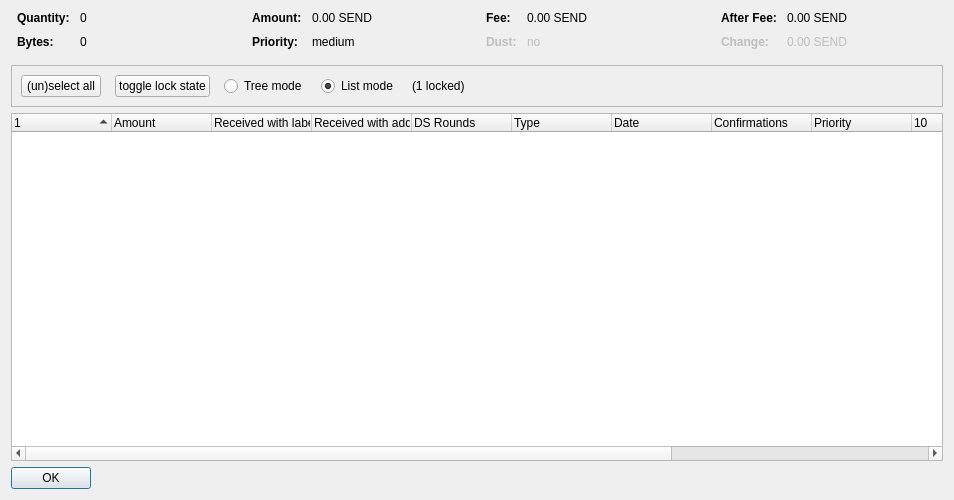
<?xml version="1.0" encoding="UTF-8"?>
<ui version="4.0">
 <class>CoinControlDialog</class>
 <widget class="QDialog" name="CoinControlDialog">
  <property name="geometry">
   <rect>
    <x>0</x>
    <y>0</y>
    <width>954</width>
    <height>500</height>
   </rect>
  </property>
  <property name="windowTitle">
   <string>Coin Selection</string>
  </property>
  <layout class="QVBoxLayout" name="verticalLayout">
   <item>
    <layout class="QHBoxLayout" name="horizontalLayoutTop" stretch="0,0,0,0">
     <property name="topMargin">
      <number>0</number>
     </property>
     <property name="bottomMargin">
      <number>10</number>
     </property>
     <item>
      <layout class="QFormLayout" name="formLayoutCoinControl1">
       <property name="horizontalSpacing">
        <number>10</number>
       </property>
       <property name="verticalSpacing">
        <number>10</number>
       </property>
       <property name="leftMargin">
        <number>6</number>
       </property>
       <property name="rightMargin">
        <number>6</number>
       </property>
       <item row="0" column="0">
        <widget class="QLabel" name="labelCoinControlQuantityText">
         <property name="font">
          <font>
           <weight>75</weight>
           <bold>true</bold>
          </font>
         </property>
         <property name="text">
          <string>Quantity:</string>
         </property>
        </widget>
       </item>
       <item row="0" column="1">
        <widget class="QLabel" name="labelCoinControlQuantity">
         <property name="cursor">
          <cursorShape>IBeamCursor</cursorShape>
         </property>
         <property name="contextMenuPolicy">
          <enum>Qt::ActionsContextMenu</enum>
         </property>
         <property name="text">
          <string notr="true">0</string>
         </property>
         <property name="textInteractionFlags">
          <set>Qt::LinksAccessibleByMouse|Qt::TextSelectableByKeyboard|Qt::TextSelectableByMouse</set>
         </property>
        </widget>
       </item>
       <item row="1" column="0">
        <widget class="QLabel" name="labelCoinControlBytesText">
         <property name="font">
          <font>
           <weight>75</weight>
           <bold>true</bold>
          </font>
         </property>
         <property name="text">
          <string>Bytes:</string>
         </property>
        </widget>
       </item>
       <item row="1" column="1">
        <widget class="QLabel" name="labelCoinControlBytes">
         <property name="cursor">
          <cursorShape>IBeamCursor</cursorShape>
         </property>
         <property name="contextMenuPolicy">
          <enum>Qt::ActionsContextMenu</enum>
         </property>
         <property name="text">
          <string notr="true">0</string>
         </property>
         <property name="textInteractionFlags">
          <set>Qt::LinksAccessibleByMouse|Qt::TextSelectableByKeyboard|Qt::TextSelectableByMouse</set>
         </property>
        </widget>
       </item>
      </layout>
     </item>
     <item>
      <layout class="QFormLayout" name="formLayoutCoinControl2">
       <property name="horizontalSpacing">
        <number>10</number>
       </property>
       <property name="verticalSpacing">
        <number>10</number>
       </property>
       <property name="leftMargin">
        <number>6</number>
       </property>
       <property name="rightMargin">
        <number>6</number>
       </property>
       <item row="0" column="0">
        <widget class="QLabel" name="labelCoinControlAmountText">
         <property name="font">
          <font>
           <weight>75</weight>
           <bold>true</bold>
          </font>
         </property>
         <property name="text">
          <string>Amount:</string>
         </property>
        </widget>
       </item>
       <item row="0" column="1">
        <widget class="QLabel" name="labelCoinControlAmount">
         <property name="cursor">
          <cursorShape>IBeamCursor</cursorShape>
         </property>
         <property name="contextMenuPolicy">
          <enum>Qt::ActionsContextMenu</enum>
         </property>
         <property name="text">
          <string notr="true">0.00 SEND</string>
         </property>
         <property name="textInteractionFlags">
          <set>Qt::LinksAccessibleByMouse|Qt::TextSelectableByKeyboard|Qt::TextSelectableByMouse</set>
         </property>
        </widget>
       </item>
       <item row="1" column="0">
        <widget class="QLabel" name="labelCoinControlPriorityText">
         <property name="font">
          <font>
           <weight>75</weight>
           <bold>true</bold>
          </font>
         </property>
         <property name="text">
          <string>Priority:</string>
         </property>
        </widget>
       </item>
       <item row="1" column="1">
        <widget class="QLabel" name="labelCoinControlPriority">
         <property name="cursor">
          <cursorShape>IBeamCursor</cursorShape>
         </property>
         <property name="contextMenuPolicy">
          <enum>Qt::ActionsContextMenu</enum>
         </property>
         <property name="text">
          <string>medium</string>
         </property>
         <property name="textInteractionFlags">
          <set>Qt::LinksAccessibleByMouse|Qt::TextSelectableByKeyboard|Qt::TextSelectableByMouse</set>
         </property>
        </widget>
       </item>
      </layout>
     </item>
     <item>
      <layout class="QFormLayout" name="formLayoutCoinControl3">
       <property name="horizontalSpacing">
        <number>10</number>
       </property>
       <property name="verticalSpacing">
        <number>10</number>
       </property>
       <property name="leftMargin">
        <number>6</number>
       </property>
       <property name="rightMargin">
        <number>6</number>
       </property>
       <item row="0" column="0">
        <widget class="QLabel" name="labelCoinControlFeeText">
         <property name="font">
          <font>
           <weight>75</weight>
           <bold>true</bold>
          </font>
         </property>
         <property name="text">
          <string>Fee:</string>
         </property>
        </widget>
       </item>
       <item row="0" column="1">
        <widget class="QLabel" name="labelCoinControlFee">
         <property name="cursor">
          <cursorShape>IBeamCursor</cursorShape>
         </property>
         <property name="contextMenuPolicy">
          <enum>Qt::ActionsContextMenu</enum>
         </property>
         <property name="text">
          <string notr="true">0.00 SEND</string>
         </property>
         <property name="textInteractionFlags">
          <set>Qt::LinksAccessibleByMouse|Qt::TextSelectableByKeyboard|Qt::TextSelectableByMouse</set>
         </property>
        </widget>
       </item>
       <item row="1" column="0">
        <widget class="QLabel" name="labelCoinControlLowOutputText">
         <property name="enabled">
          <bool>false</bool>
         </property>
         <property name="font">
          <font>
           <weight>75</weight>
           <bold>true</bold>
          </font>
         </property>
         <property name="text">
          <string>Dust:</string>
         </property>
        </widget>
       </item>
       <item row="1" column="1">
        <widget class="QLabel" name="labelCoinControlLowOutput">
         <property name="enabled">
          <bool>false</bool>
         </property>
         <property name="cursor">
          <cursorShape>IBeamCursor</cursorShape>
         </property>
         <property name="contextMenuPolicy">
          <enum>Qt::ActionsContextMenu</enum>
         </property>
         <property name="text">
          <string>no</string>
         </property>
         <property name="textInteractionFlags">
          <set>Qt::LinksAccessibleByMouse|Qt::TextSelectableByKeyboard|Qt::TextSelectableByMouse</set>
         </property>
        </widget>
       </item>
      </layout>
     </item>
     <item>
      <layout class="QFormLayout" name="formLayoutCoinControl4">
       <property name="horizontalSpacing">
        <number>10</number>
       </property>
       <property name="verticalSpacing">
        <number>10</number>
       </property>
       <property name="leftMargin">
        <number>6</number>
       </property>
       <property name="rightMargin">
        <number>6</number>
       </property>
       <item row="0" column="0">
        <widget class="QLabel" name="labelCoinControlAfterFeeText">
         <property name="font">
          <font>
           <weight>75</weight>
           <bold>true</bold>
          </font>
         </property>
         <property name="text">
          <string>After Fee:</string>
         </property>
        </widget>
       </item>
       <item row="0" column="1">
        <widget class="QLabel" name="labelCoinControlAfterFee">
         <property name="cursor">
          <cursorShape>IBeamCursor</cursorShape>
         </property>
         <property name="contextMenuPolicy">
          <enum>Qt::ActionsContextMenu</enum>
         </property>
         <property name="text">
          <string notr="true">0.00 SEND</string>
         </property>
         <property name="textInteractionFlags">
          <set>Qt::LinksAccessibleByMouse|Qt::TextSelectableByKeyboard|Qt::TextSelectableByMouse</set>
         </property>
        </widget>
       </item>
       <item row="1" column="0">
        <widget class="QLabel" name="labelCoinControlChangeText">
         <property name="enabled">
          <bool>false</bool>
         </property>
         <property name="font">
          <font>
           <weight>75</weight>
           <bold>true</bold>
          </font>
         </property>
         <property name="text">
          <string>Change:</string>
         </property>
        </widget>
       </item>
       <item row="1" column="1">
        <widget class="QLabel" name="labelCoinControlChange">
         <property name="enabled">
          <bool>false</bool>
         </property>
         <property name="cursor">
          <cursorShape>IBeamCursor</cursorShape>
         </property>
         <property name="contextMenuPolicy">
          <enum>Qt::ActionsContextMenu</enum>
         </property>
         <property name="text">
          <string notr="true">0.00 SEND</string>
         </property>
         <property name="textInteractionFlags">
          <set>Qt::LinksAccessibleByMouse|Qt::TextSelectableByKeyboard|Qt::TextSelectableByMouse</set>
         </property>
        </widget>
       </item>
      </layout>
     </item>
    </layout>
   </item>
   <item>
    <widget class="QFrame" name="frame">
     <property name="minimumSize">
      <size>
       <width>0</width>
       <height>40</height>
      </size>
     </property>
     <property name="frameShape">
      <enum>QFrame::StyledPanel</enum>
     </property>
     <property name="frameShadow">
      <enum>QFrame::Sunken</enum>
     </property>
     <layout class="QHBoxLayout" name="horizontalLayout">
      <item>
       <layout class="QHBoxLayout" name="horizontalLayoutPanel" stretch="0,0,0,0,0,0">
        <property name="spacing">
         <number>14</number>
        </property>
        <item>
         <widget class="QPushButton" name="pushButtonSelectAll">
          <property name="sizePolicy">
           <sizepolicy hsizetype="Maximum" vsizetype="Fixed">
            <horstretch>0</horstretch>
            <verstretch>0</verstretch>
           </sizepolicy>
          </property>
          <property name="text">
           <string>(un)select all</string>
          </property>
          <property name="autoDefault">
           <bool>false</bool>
          </property>
         </widget>
        </item>
        <item>
         <widget class="QPushButton" name="pushButtonToggleLock">
          <property name="sizePolicy">
           <sizepolicy hsizetype="Maximum" vsizetype="Fixed">
            <horstretch>0</horstretch>
            <verstretch>0</verstretch>
           </sizepolicy>
          </property>
          <property name="text">
           <string>toggle lock state</string>
          </property>
          <property name="autoDefault">
           <bool>false</bool>
          </property>
         </widget>
        </item>
        <item>
         <widget class="QRadioButton" name="radioTreeMode">
          <property name="sizePolicy">
           <sizepolicy hsizetype="Maximum" vsizetype="Fixed">
            <horstretch>0</horstretch>
            <verstretch>0</verstretch>
           </sizepolicy>
          </property>
          <property name="text">
           <string>Tree mode</string>
          </property>
         </widget>
        </item>
        <item>
         <widget class="QRadioButton" name="radioListMode">
          <property name="sizePolicy">
           <sizepolicy hsizetype="Maximum" vsizetype="Fixed">
            <horstretch>0</horstretch>
            <verstretch>0</verstretch>
           </sizepolicy>
          </property>
          <property name="text">
           <string>List mode</string>
          </property>
          <property name="checked">
           <bool>true</bool>
          </property>
         </widget>
        </item>
        <item>
         <widget class="QLabel" name="labelLocked">
          <property name="text">
           <string>(1 locked)</string>
          </property>
         </widget>
        </item>
        <item>
         <spacer name="horizontalSpacer">
          <property name="orientation">
           <enum>Qt::Horizontal</enum>
          </property>
          <property name="sizeHint" stdset="0">
           <size>
            <width>40</width>
            <height>20</height>
           </size>
          </property>
         </spacer>
        </item>
       </layout>
      </item>
     </layout>
    </widget>
   </item>
   <item>
    <widget class="CoinControlTreeWidget" name="treeWidget">
     <property name="contextMenuPolicy">
      <enum>Qt::CustomContextMenu</enum>
     </property>
     <property name="sortingEnabled">
      <bool>false</bool>
     </property>
     <property name="columnCount">
      <number>13</number>
     </property>
     <attribute name="headerShowSortIndicator" stdset="0">
      <bool>true</bool>
     </attribute>
     <attribute name="headerStretchLastSection">
      <bool>false</bool>
     </attribute>
     <column>
      <property name="text">
       <string/>
      </property>
     </column>
     <column>
      <property name="text">
       <string>Amount</string>
      </property>
     </column>
     <column>
      <property name="text">
       <string>Received with label</string>
      </property>
     </column>
     <column>
      <property name="text">
       <string>Received with address</string>
      </property>
     </column>
     <column>
      <property name="text">
       <string>DS Rounds</string>
      </property>
     </column>
     <column>
      <property name="text">
	<string>Type</string>
      </property>
     </column>
     <column>
      <property name="text">
       <string>Date</string>
      </property>
     </column>
     <column>
      <property name="text">
       <string>Confirmations</string>
      </property>
      <property name="toolTip">
       <string>Confirmed</string>
      </property>
     </column>
     <column>
      <property name="text">
       <string>Priority</string>
      </property>
     </column>
     <column>
      <property name="text">
       <string/>
      </property>
     </column>
     <column>
      <property name="text">
       <string/>
      </property>
     </column>
     <column>
      <property name="text">
       <string/>
      </property>
     </column>
     <column>
      <property name="text">
       <string/>
      </property>
     </column>
     <column>
      <property name="text">
       <string/>
      </property>
     </column>
    </widget>
   </item>
   <item>
    <widget class="QDialogButtonBox" name="buttonBox">
     <property name="sizePolicy">
      <sizepolicy hsizetype="Maximum" vsizetype="Fixed">
       <horstretch>0</horstretch>
       <verstretch>0</verstretch>
      </sizepolicy>
     </property>
     <property name="orientation">
      <enum>Qt::Horizontal</enum>
     </property>
     <property name="standardButtons">
      <set>QDialogButtonBox::Ok</set>
     </property>
    </widget>
   </item>
  </layout>
 </widget>
 <customwidgets>
  <customwidget>
   <class>CoinControlTreeWidget</class>
   <extends>QTreeWidget</extends>
   <header>coincontroltreewidget.h</header>
  </customwidget>
 </customwidgets>
 <resources/>
 <connections/>
</ui>
